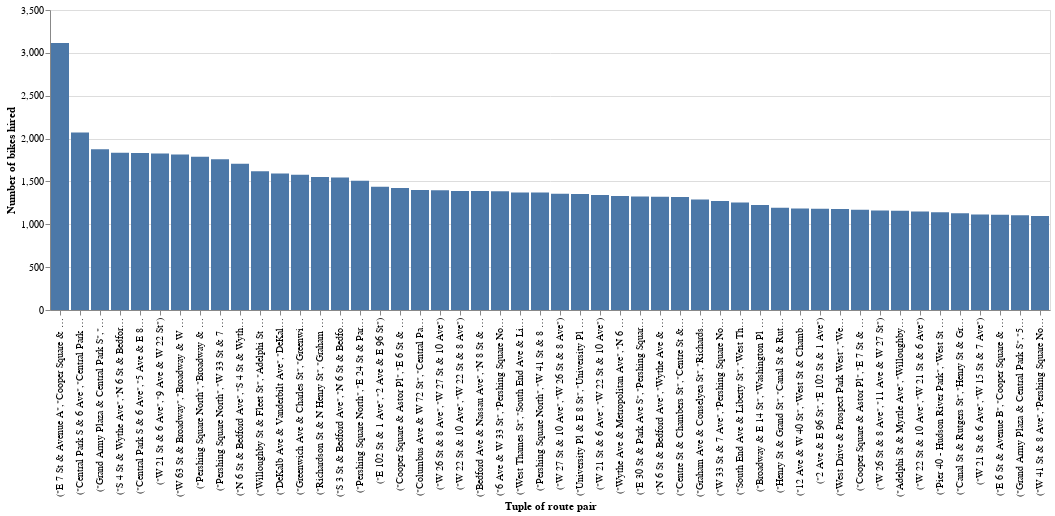

The code cell stored with this chart in its notebook:
### Code cell
alt.Chart(copy).mark_bar().encode(
    alt.X('Tuple of route pair:N', sort='-y'),
    alt.Y('Number of bikes hired:Q')
)

### Figure 1 — Vega-Lite specification as saved in the notebook (floating-point values rounded to 4 significant figures)
{"config": {"view": {"continuousWidth": 400, "continuousHeight": 300}}, "data": {"name": "data-75869ef5a73d1621717df20f05a34a5a"}, "mark": "bar", "encoding": {"x": {"type": "nominal", "field": "Tuple of route pair", "sort": "-y"}, "y": {"type": "quantitative", "field": "Number of bikes hired"}}, "$schema": "https://vega.github.io/schema/vega-lite/v4.8.1.json", "datasets": {"data-75869ef5a73d1621717df20f05a34a5a": [{"Tuple of route pair": "(\"E 7 St & Avenue A\",\"Cooper Square & Astor Pl\")", "Number of bikes hired": 3116}, {"Tuple of route pair": "(\"Central Park S & 6 Ave\",\"Central Park S & 6 Ave\")", "Number of bikes hired": 2071}, {"Tuple of route pair": "(\"Grand Army Plaza & Central Park S\",\"Grand Army Plaza & Central Park S\")", "Number of bikes hired": 1874}, {"Tuple of route pair": "(\"S 4 St & Wythe Ave\",\"N 6 St & Bedford Ave\")", "Number of bikes hired": 1835}, {"Tuple of route pair": "(\"Central Park S & 6 Ave\",\"5 Ave & E 88 St\")", "Number of bikes hired": 1833}, {"Tuple of route pair": "(\"W 21 St & 6 Ave\",\"9 Ave & W 22 St\")", "Number of bikes hired": 1827}, {"Tuple of route pair": "(\"W 63 St & Broadway\",\"Broadway & W 60 St\")", "Number of bikes hired": 1814}, {"Tuple of route pair": "(\"Pershing Square North\",\"Broadway & W 32 St\")", "Number of bikes hired": 1789}, {"Tuple of route pair": "(\"Pershing Square North\",\"W 33 St & 7 Ave\")", "Number of bikes hired": 1758}, {"Tuple of route pair": "(\"N 6 St & Bedford Ave\",\"S 4 St & Wythe Ave\")", "Number of bikes hired": 1705}, {"Tuple of route pair": "(\"Willoughby St & Fleet St\",\"Adelphi St & Myrtle Ave\")", "Number of bikes hired": 1618}, {"Tuple of route pair": "(\"DeKalb Ave & Vanderbilt Ave\",\"DeKalb Ave & Hudson Ave\")", "Number of bikes hired": 1593}, {"Tuple of route pair": "(\"Greenwich Ave & Charles St\",\"Greenwich Ave & Charles St\")", "Number of bikes hired": 1579}, {"Tuple of route pair": "(\"Richardson St & N Henry St\",\"Graham Ave & Conselyea St\")", "Number of bikes hired": 1553}, {"Tuple of route pair": "(\"S 3 St & Bedford Ave\",\"N 6 St & Bedford Ave\")", "Number of bikes hired": 1545}, {"Tuple of route pair": "(\"Pershing Square North\",\"E 24 St & Park Ave S\")", "Number of bikes hired": 1508}, {"Tuple of route pair": "(\"E 102 St & 1 Ave\",\"2 Ave & E 96 St\")", "Number of bikes hired": 1437}, {"Tuple of route pair": "(\"Cooper Square & Astor Pl\",\"E 6 St & Avenue B\")", "Number of bikes hired": 1423}, {"Tuple of route pair": "(\"Columbus Ave & W 72 St\",\"Central Park West & W 72 St\")", "Number of bikes hired": 1399}, {"Tuple of route pair": "(\"W 26 St & 8 Ave\",\"W 27 St & 10 Ave\")", "Number of bikes hired": 1396}, {"Tuple of route pair": "(\"W 22 St & 10 Ave\",\"W 22 St & 8 Ave\")", "Number of bikes hired": 1387}, {"Tuple of route pair": "(\"Bedford Ave & Nassau Ave\",\"N 8 St & Driggs Ave\")", "Number of bikes hired": 1387}, {"Tuple of route pair": "(\"6 Ave & W 33 St\",\"Pershing Square North\")", "Number of bikes hired": 1384}, {"Tuple of route pair": "(\"West Thames St\",\"South End Ave & Liberty St\")", "Number of bikes hired": 1372}, {"Tuple of route pair": "(\"Pershing Square North\",\"W 41 St & 8 Ave\")", "Number of bikes hired": 1372}, {"Tuple of route pair": "(\"W 27 St & 10 Ave\",\"W 26 St & 8 Ave\")", "Number of bikes hired": 1355}, {"Tuple of route pair": "(\"University Pl & E 8 St\",\"University Pl & E 14 St\")", "Number of bikes hired": 1354}, {"Tuple of route pair": "(\"W 21 St & 6 Ave\",\"W 22 St & 10 Ave\")", "Number of bikes hired": 1343}, {"Tuple of route pair": "(\"Wythe Ave & Metropolitan Ave\",\"N 6 St & Bedford Ave\")", "Number of bikes hired": 1329}, {"Tuple of route pair": "(\"E 30 St & Park Ave S\",\"Pershing Square North\")", "Number of bikes hired": 1324}, {"Tuple of route pair": "(\"N 6 St & Bedford Ave\",\"Wythe Ave & Metropolitan Ave\")", "Number of bikes hired": 1320}, {"Tuple of route pair": "(\"Centre St & Chambers St\",\"Centre St & Chambers St\")", "Number of bikes hired": 1319}, {"Tuple of route pair": "(\"Graham Ave & Conselyea St\",\"Richardson St & N Henry St\")", "Number of bikes hired": 1290}, {"Tuple of route pair": "(\"W 33 St & 7 Ave\",\"Pershing Square North\")", "Number of bikes hired": 1271}, {"Tuple of route pair": "(\"South End Ave & Liberty St\",\"West Thames St\")", "Number of bikes hired": 1255}, {"Tuple of route pair": "(\"Broadway & E 14 St\",\"Washington Pl & Broadway\")", "Number of bikes hired": 1225}, {"Tuple of route pair": "(\"Henry St & Grand St\",\"Canal St & Rutgers St\")", "Number of bikes hired": 1192}, {"Tuple of route pair": "(\"12 Ave & W 40 St\",\"West St & Chambers St\")", "Number of bikes hired": 1183}, {"Tuple of route pair": "(\"2 Ave & E 96 St\",\"E 102 St & 1 Ave\")", "Number of bikes hired": 1181}, {"Tuple of route pair": "(\"West Drive & Prospect Park West\",\"West Drive & Prospect Park West\")", "Number of bikes hired": 1179}, {"Tuple of route pair": "(\"Cooper Square & Astor Pl\",\"E 7 St & Avenue A\")", "Number of bikes hired": 1169}, {"Tuple of route pair": "(\"W 26 St & 8 Ave\",\"11 Ave & W 27 St\")", "Number of bikes hired": 1161}, {"Tuple of route pair": "(\"Adelphi St & Myrtle Ave\",\"Willoughby St & Fleet St\")", "Number of bikes hired": 1159}, {"Tuple of route pair": "(\"W 22 St & 10 Ave\",\"W 21 St & 6 Ave\")", "Number of bikes hired": 1148}, {"Tuple of route pair": "(\"Pier 40 - Hudson River Park\",\"West St & Chambers St\")", "Number of bikes hired": 1140}, {"Tuple of route pair": "(\"Canal St & Rutgers St\",\"Henry St & Grand St\")", "Number of bikes hired": 1129}, {"Tuple of route pair": "(\"W 21 St & 6 Ave\",\"W 15 St & 7 Ave\")", "Number of bikes hired": 1113}, {"Tuple of route pair": "(\"E 6 St & Avenue B\",\"Cooper Square & Astor Pl\")", "Number of bikes hired": 1112}, {"Tuple of route pair": "(\"Grand Army Plaza & Central Park S\",\"5 Ave & E 88 St\")", "Number of bikes hired": 1105}, {"Tuple of route pair": "(\"W 41 St & 8 Ave\",\"Pershing Square North\")", "Number of bikes hired": 1098}]}}
